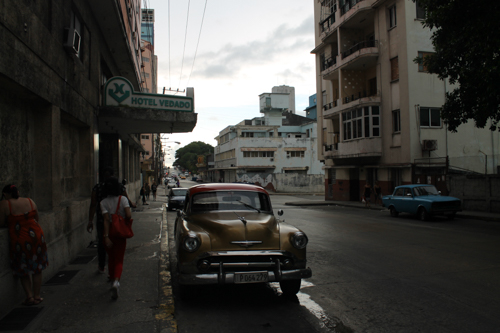
#> input picture Aufgabe2/bild01.jpg, 500 x 333 px
$ jupyter execute Aufgabe1.ipynb
#> lines starting #> are read from the running program, lines starting #| are printed output that depends on the picture
[cell 1]
from skimage.io import imread
import numpy as np
import matplotlib.pyplot as plt

def compute_cumHisto(image: np.ndarray) -> np.ndarray:
    hist, bin_edges = np.histogram(image, bins=256, range=(0, 256))
    cumHisto = np.cumsum(hist)
    return cumHisto

[cell 2]
image = imread("bild01.jpg")
#> image is the input picture: shape (333, 500, 3); mean R, G, B 62.9, 61.8, 58.3

cum_hist = compute_cumHisto(image)
#> in compute_cumHisto, `hist, bin_edges = np.histogram(image, bins=256, range=(0, 256))`: hist = 256 values, max 10677 at index 255, min 26 at index 183, mean 1951.2; bin_edges = 257 values from 0 to 256
#> in compute_cumHisto, `cumHisto = np.cumsum(hist)`: cumHisto = 256 values from 1034 to 499500
#> cum_hist = 256 values from 1034 to 499500

plt.figure()
plt.title("Histogramm")
plt.hist(image.ravel(), bins=256, range=(0, 256))
plt.xlabel("Intensitätswert")
plt.ylabel("Häufigkeit")
plt.show()
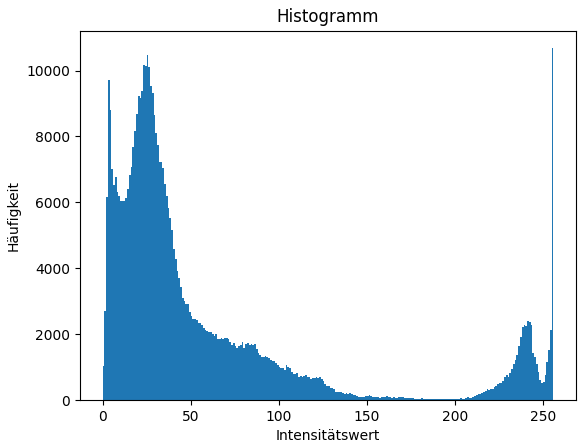
#> figure drawn by matplotlib, 1 panel; tallest bar 10677 high, from x = 255 to 256

plt.figure()
plt.title("Kumulatives Histogramm")
plt.plot(cum_hist)
plt.xlabel("Intensitätswert")
plt.ylabel("Kumulierte Häufigkeit")
plt.show()
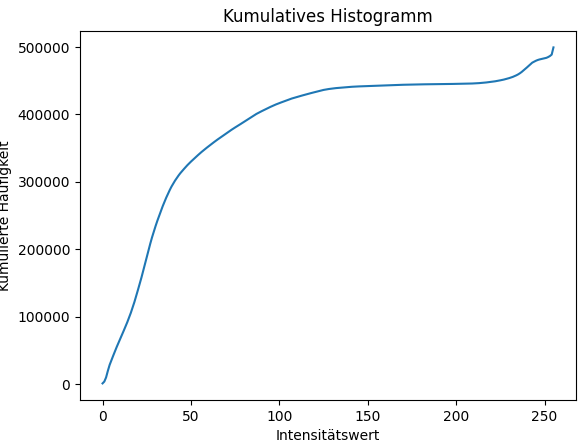
#> figure drawn by matplotlib, 1 panel; curve peaks at x = 255, y = 499500

**a) Homogene vs. nicht-homogene Punktoperationen:**
- **Homogene Punktoperation:**
  Eine Funktion f(I) ist homogen, wenn sie skaliert wird, d.h. f(λ·I) = λ·f(I). Hier wirken sich alle Pixelwerte proportional gleich aus.

- **Nicht-homogene Punktoperation:**
  Hier wird neben der Skalierung meist auch ein Offset addiert oder eine andere nicht-lineare Transformation angewandt. Es gilt dann f(λ·I) ≠ λ·f(I), da der zusätzliche Offset oder die nicht-lineare Änderung die Relation verändert.

**b) Unterschied zwischen Punktoperationen und Filteroperationen:**
- **Punktoperationen:**
  Werden pixelweise angewandt, wobei der neue Wert eines Pixels nur vom ursprünglichen Wert dieses Pixels abhängt. Beispiele: Helligkeitsanpassung, Kontraständerung, Anwendung einer Lookup-Tabelle.

- **Filteroperationen:**
  Beziehen sich auf ein Pixel und dessen Umgebung. Der neue Wert eines Pixels wird durch eine Funktion (z.B. Mittelwert, Faltung) der Werte in einem lokalen Fenster (Nachbarschaft) berechnet. Beispiele: Weichzeichnen, Schärfen, Kantenfilter.

[cell 3]
from skimage.io import imread
import numpy as np
import matplotlib.pyplot as plt

def compute_norm_cumHisto(image: np.ndarray) -> np.ndarray:
    """
    Berechnet das normalisierte kumulative Histogramm eines Bildes.
    """
    hist, _ = np.histogram(image, bins=256, range=(0, 256))
    cum = np.cumsum(hist)
    norm_cum = cum / cum[-1]  # Normierung auf [0,1]
    return norm_cum

def matchHisto(img_cum: np.ndarray, ref_cum: np.ndarray) -> np.ndarray:
    """
    Erzeugt eine Lookup-Tabelle, um das Bild mit dem kumulativen Histogramm img_cum
    so anzupassen, dass es der Referenzverteilung ref_cum entspricht.

    img_cum: Normalisiertes kumulatives Histogramm des anzupassenden Bildes.
    ref_cum: Normalisiertes kumulatives Histogramm des Referenzbildes.

    Rückgabe:
        LUT: Die Lookup-Tabelle (np.ndarray mit 256 Einträgen).
    """
    LUT = np.zeros(256, dtype=np.uint8)
    for i in range(256):
        # Finde den Grauwert in ref_cum, der am besten zu img_cum[i] passt.
        diff = np.abs(ref_cum - img_cum[i])
        LUT[i] = np.argmin(diff)
    return LUT

# Bilder einlesen (mit scikit-image)
image01 = imread("bild01.jpg")
image02 = imread("bild02.jpg")
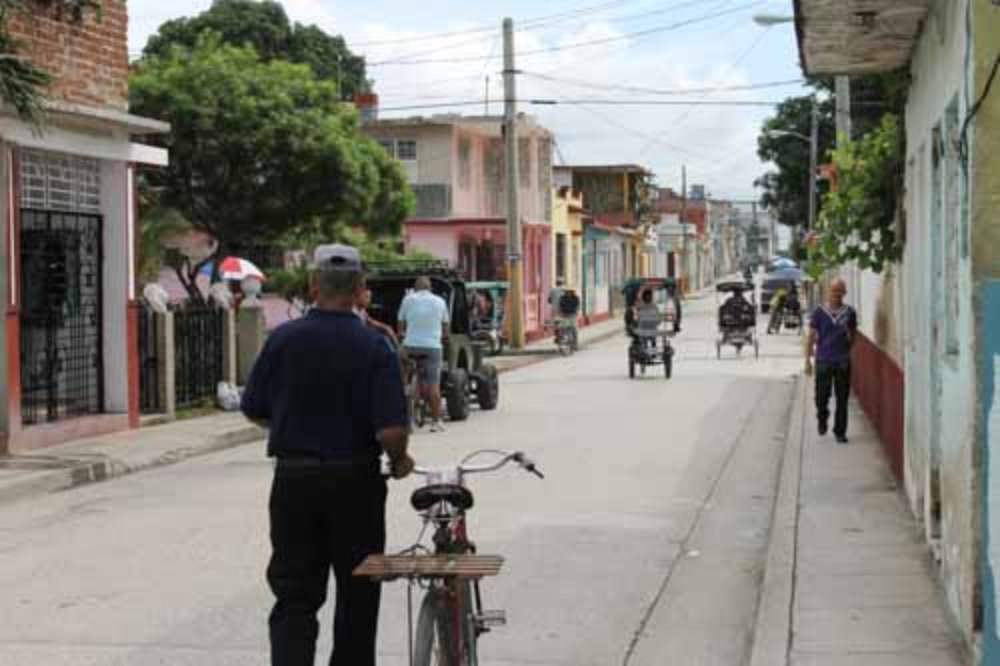
#> input picture Aufgabe2/bild02.jpg, 1000 x 666 px
#> image02 is the input picture: shape (666, 1000, 3); mean R, G, B 131.7, 129.6, 122.9

# Normalisierte kumulative Histogramme berechnen
cum_img01 = compute_norm_cumHisto(image01)
#> in compute_norm_cumHisto, `norm_cum = cum / cum[-1]`: norm_cum = 256 values from 0.00207 to 1
#> cum_img01 = 256 values from 0.00207 to 1
cum_img02 = compute_norm_cumHisto(image02)
#> cum_img02 = 256 values from 9.61e-05 to 1

# Lookup-Tabelle erstellen, sodass das kumulative Histogramm von image01 an das von image02 angepasst wird
LUT = matchHisto(cum_img01, cum_img02)
#> after the loop in matchHisto, `for i in range(256):`: LUT = 256 values from 7 to 255
#> LUT = 256 values from 7 to 255

# Histogrammanpassung auf image01 anwenden
adjusted_img01 = LUT[image01]
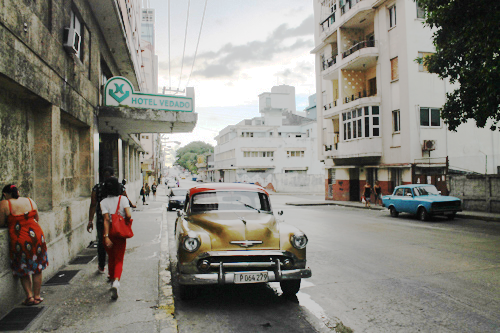
#> adjusted_img01: shape (333, 500, 3); mean R, G, B 133.2, 131, 122.7
plt.figure(figsize=(6, 6))
plt.imshow(image01, cmap='gray')
plt.title("Original Image (Image01)")
plt.axis('off')
plt.show()
# Zuerst die beiden Bilder separat anzeigen:
plt.figure()
plt.imshow(image02, cmap='gray')
plt.title("Referenzbild (Image02)")
plt.axis('off')
plt.show()

plt.figure()
plt.imshow(adjusted_img01, cmap='gray')
plt.title("Angepasste Image01")
plt.axis('off')
plt.show()

# Anschließend das Referenzbild, die angepasste Version und deren kumulative Histogramme in einem Subplot:
plt.figure(figsize=(10,4))
plt.subplot(2,2,1)
plt.imshow(image02, cmap='gray')
plt.title("Referenzbild (Image02)")
plt.axis('off')

plt.subplot(2,2,2)
plt.plot(cum_img02)
plt.title("Kumulatives Histogramm von Image02")
plt.xlabel("Grauwert")
plt.ylabel("Normierte Häufigkeit")

plt.subplot(2,2,3)
plt.imshow(adjusted_img01, cmap='gray')
plt.title("Angepasste Image01")
plt.axis('off')

plt.subplot(2,2,4)
plt.plot(compute_norm_cumHisto(adjusted_img01))
plt.title("Kumulatives Histogramm von angepasster Image01")
plt.xlabel("Grauwert")
plt.ylabel("Normierte Häufigkeit")

plt.tight_layout()
plt.show()
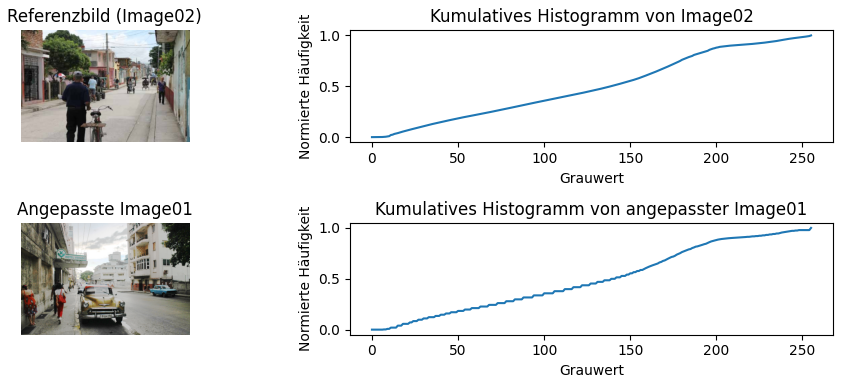
#> figure drawn by matplotlib, 4 panels; panel 2: curve peaks at x = 255, y = 1; panel 4: curve peaks at x = 255, y = 1
